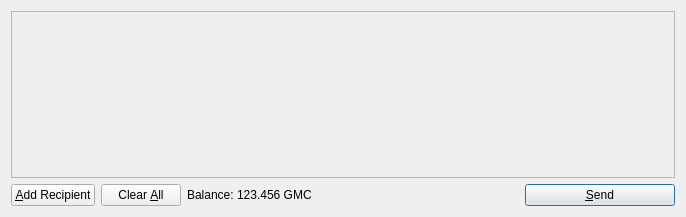
<?xml version="1.0" encoding="UTF-8"?>
<ui version="4.0">
 <class>SendCoinsDialog</class>
 <widget class="QDialog" name="SendCoinsDialog">
  <property name="geometry">
   <rect>
    <x>0</x>
    <y>0</y>
    <width>686</width>
    <height>217</height>
   </rect>
  </property>
  <property name="windowTitle">
   <string>Send Coins</string>
  </property>
  <layout class="QVBoxLayout" name="verticalLayout">
   <item>
    <widget class="QScrollArea" name="scrollArea">
     <property name="widgetResizable">
      <bool>true</bool>
     </property>
     <widget class="QWidget" name="scrollAreaWidgetContents">
      <property name="geometry">
       <rect>
        <x>0</x>
        <y>0</y>
        <width>660</width>
        <height>149</height>
       </rect>
      </property>
      <layout class="QVBoxLayout" name="verticalLayout_2">
       <property name="leftMargin">
        <number>0</number>
       </property>
       <property name="topMargin">
        <number>0</number>
       </property>
       <property name="rightMargin">
        <number>0</number>
       </property>
       <property name="bottomMargin">
        <number>0</number>
       </property>
       <item>
        <layout class="QVBoxLayout" name="entries">
         <property name="spacing">
          <number>6</number>
         </property>
        </layout>
       </item>
       <item>
        <spacer name="verticalSpacer">
         <property name="orientation">
          <enum>Qt::Vertical</enum>
         </property>
         <property name="sizeHint" stdset="0">
          <size>
           <width>20</width>
           <height>40</height>
          </size>
         </property>
        </spacer>
       </item>
      </layout>
     </widget>
    </widget>
   </item>
   <item>
    <layout class="QHBoxLayout" name="horizontalLayout">
     <item>
      <widget class="QPushButton" name="addButton">
       <property name="toolTip">
        <string>Send to multiple recipients at once</string>
       </property>
       <property name="text">
        <string>&amp;Add Recipient</string>
       </property>
       <property name="icon">
        <iconset resource="../bitcoin.qrc">
         <normaloff>:/icons/add</normaloff>:/icons/add</iconset>
       </property>
       <property name="autoDefault">
        <bool>false</bool>
       </property>
      </widget>
     </item>
     <item>
      <widget class="QPushButton" name="clearButton">
       <property name="sizePolicy">
        <sizepolicy hsizetype="Minimum" vsizetype="Fixed">
         <horstretch>0</horstretch>
         <verstretch>0</verstretch>
        </sizepolicy>
       </property>
       <property name="toolTip">
        <string>Remove all transaction fields</string>
       </property>
       <property name="text">
        <string>Clear &amp;All</string>
       </property>
       <property name="icon">
        <iconset resource="../bitcoin.qrc">
         <normaloff>:/icons/remove</normaloff>:/icons/remove</iconset>
       </property>
       <property name="autoRepeatDelay">
        <number>300</number>
       </property>
       <property name="autoDefault">
        <bool>false</bool>
       </property>
      </widget>
     </item>
     <item>
      <layout class="QHBoxLayout" name="horizontalLayout_2">
       <property name="spacing">
        <number>3</number>
       </property>
       <item>
        <widget class="QLabel" name="label">
         <property name="text">
          <string>Balance:</string>
         </property>
        </widget>
       </item>
       <item>
        <widget class="QLabel" name="labelBalance">
         <property name="cursor">
          <cursorShape>IBeamCursor</cursorShape>
         </property>
         <property name="text">
          <string>123.456 GMC</string>
         </property>
         <property name="textInteractionFlags">
          <set>Qt::LinksAccessibleByMouse|Qt::TextSelectableByKeyboard|Qt::TextSelectableByMouse</set>
         </property>
        </widget>
       </item>
      </layout>
     </item>
     <item>
      <spacer name="horizontalSpacer">
       <property name="orientation">
        <enum>Qt::Horizontal</enum>
       </property>
       <property name="sizeHint" stdset="0">
        <size>
         <width>40</width>
         <height>20</height>
        </size>
       </property>
      </spacer>
     </item>
     <item>
      <widget class="QPushButton" name="sendButton">
       <property name="minimumSize">
        <size>
         <width>150</width>
         <height>0</height>
        </size>
       </property>
       <property name="toolTip">
        <string>Confirm the send action</string>
       </property>
       <property name="text">
        <string>&amp;Send</string>
       </property>
       <property name="icon">
        <iconset resource="../bitcoin.qrc">
         <normaloff>:/icons/send</normaloff>:/icons/send</iconset>
       </property>
       <property name="default">
        <bool>true</bool>
       </property>
      </widget>
     </item>
    </layout>
   </item>
  </layout>
 </widget>
 <resources>
  <include location="../bitcoin.qrc"/>
 </resources>
 <connections/>
</ui>
